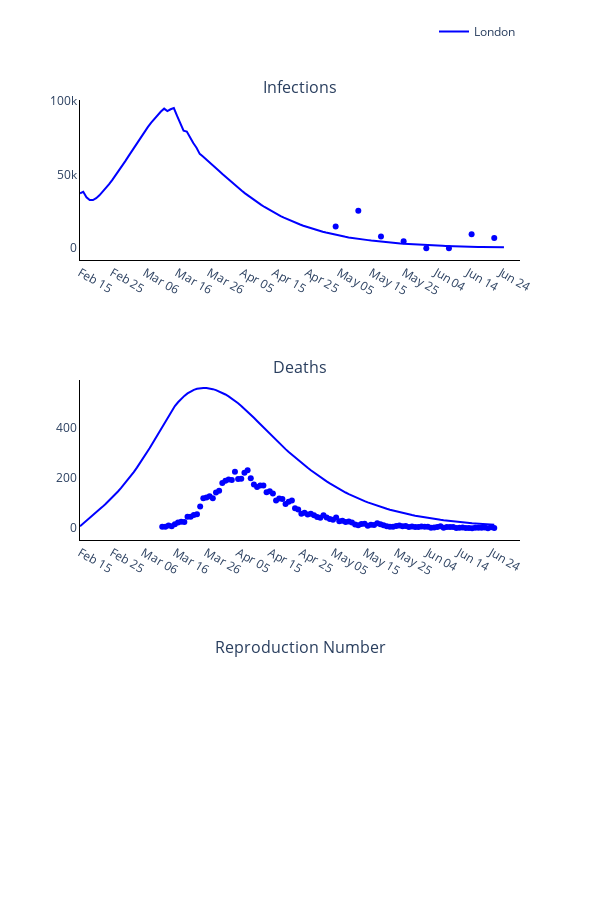

The code cell stored with this chart in its notebook:
### Markdown cell above
### Plot observed versus predicted using model with optimised parameters

### Code cell
# Trace names - represent the solver used for the simulation
trace_name = regions
titles = ['Infections', 'Deaths', 'Reproduction Number']

fig = go.Figure()
fig = make_subplots(rows=len(titles), cols=1, subplot_titles=tuple(titles), horizontal_spacing = 0.15)

# Plot (continuous predicted timeline and pointwise observed numbers each day)
for r, region in enumerate(regions):
    # Plot of infections
    fig.add_trace(
        go.Scatter(
            x=times,
            y=new_infec_pred[r].tolist(),
            mode='lines',
            name=trace_name[r],
            line_color=colours[r]
        ),
        row= 1,
        col= 1
    )

    fig.add_trace(
        go.Scatter(
            x=serology_times,
            y=np.sum(np.multiply(np.nan_to_num(np.divide(positives_data[r], tests[r])), susceptibles[r]), axis=1).tolist(),
            mode='markers',
            name=trace_name[r],
            showlegend=False,
            line_color=colours[r]
        ),
        row= 1,
        col= 1
    )

    # Plot deaths
    fig.add_trace(
        go.Scatter(
            x=times,
            y=deaths_pred[r].tolist(),
            mode='lines',
            name=trace_name[r],
            showlegend=False,
            line_color=colours[r]
        ),
        row= 2,
        col= 1
    )

    fig.add_trace(
        go.Scatter(
            x=deaths_times,
            y=np.sum(deaths_data[r], axis=1).tolist(),
            mode='markers',
            name=trace_name[r],
            showlegend=False,
            line_color=colours[r]
        ),
        row= 2,
        col= 1
    )

    # Plot reproduction number
    #fig.add_trace(
    #    go.Scatter(
    #        x=times,
    #        y=reprod_num_pred[r].tolist(),
    #        mode='lines',
    #        name=trace_name[r],
    #        showlegend=False,
    #        line_color=colours[r]
    #    ),
    #    row= 3,
    #    col= 1
    #)

# Add axis labels
fig.update_layout(
    width=600, 
    height=900,
    plot_bgcolor='white',
    xaxis=dict(
        linecolor='black',
        tickvals=np.arange(1, total_days, 10).tolist(),
        ticktext=['Feb 15', 'Feb 25', 'Mar 06', 'Mar 16', 'Mar 26', 'Apr 05', 'Apr 15', 'Apr 25', 'May 05', 'May 15', 'May 25', 'Jun 04', 'Jun 14', 'Jun 24']),
    yaxis=dict(linecolor='black'),
    xaxis2=dict(
        linecolor='black',
        tickvals=np.arange(1, total_days, 10).tolist(),
        ticktext=['Feb 15', 'Feb 25', 'Mar 06', 'Mar 16', 'Mar 26', 'Apr 05', 'Apr 15', 'Apr 25', 'May 05', 'May 15', 'May 25', 'Jun 04', 'Jun 14', 'Jun 24']),
    yaxis2=dict(linecolor='black'),
    xaxis3=dict(
        linecolor='black',
        tickvals=np.arange(1, total_days, 10).tolist(),
        ticktext=['Feb 15', 'Feb 25', 'Mar 06', 'Mar 16', 'Mar 26', 'Apr 05', 'Apr 15', 'Apr 25', 'May 05', 'May 15', 'May 25', 'Jun 04', 'Jun 14', 'Jun 24']),
    yaxis3=dict(linecolor='black'),
    legend=dict(
        orientation='h',
        yanchor="bottom",
        y=1.075,
        xanchor="right",
        x=1)
    )

fig.write_image('images/Figure-3-optimisation.pdf')
fig.show()

### Figure 1 — Plotly figure (JSON) as saved in the notebook; plotly's stock layout.template omitted (floating-point values rounded to 4 significant figures; data arrays with more than 128 entries replaced by an {"elided": "..."} marker saying what was removed)
{"data": [{"line": {"color": "blue"}, "mode": "lines", "name": "London", "type": "scatter", "x": {"elided": "132 int values"}, "xaxis": "x", "y": {"elided": "132 float values"}, "yaxis": "y"}, {"line": {"color": "blue"}, "mode": "markers", "name": "London", "showlegend": false, "type": "scatter", "x": [80, 87, 94, 101, 108, 115, 122, 129], "xaxis": "x", "y": [14650.0, 25320.0, 8014.0, 4745.0, 0, 0, 9439.0, 6912.0, 10870.0, 4414.0, 1584.0, 2769.0, 0, 0, 5037.0, 8908.0, 0, 18380.0, 23150.0, 21780.0, 9032.0, 26790.0, 54920.0, 43390.0, 42220.0, 0, 43170.0, 56570.0, 55360.0, 0, 140600.0, 129400.0, 121400.0, 39440.0, 26570.0, 30590.0, 30600.0, 8863.0, 5654.0, 9741.0, 33450.0, 5386.0, 3908.0, 6373.0, 0, 3645.0, 3716.0, 9541.0, 8854.0, 38980.0, 49380.0, 37680.0, 31050.0], "yaxis": "y"}, {"line": {"color": "blue"}, "mode": "lines", "name": "London", "showlegend": false, "type": "scatter", "x": {"elided": "132 int values"}, "xaxis": "x2", "y": {"elided": "132 float values"}, "yaxis": "y2"}, {"line": {"color": "blue"}, "mode": "markers", "name": "London", "showlegend": false, "type": "scatter", "x": [27, 28, 29, 30, 31, 32, 33, 34, 35, 36, 37, 38, 39, 40, 41, 42, 43, 44, 45, 46, 47, 48, 49, 50, 51, 52, 53, 54, 55, 56, 57, 58, 59, 60, 61, 62, 63, 64, 65, 66, 67, 68, 69, 70, 71, 72, 73, 74, 75, 76, 77, 78, 79, 80, 81, 82, 83, 84, 85, 86, 87, 88, 89, 90, 91, 92, 93, 94, 95, 96, 97, 98, 99, 100, 101, 102, 103, 104, 105, 106, 107, 108, 109, 110, 111, 112, 113, 114, 115, 116, 117, 118, 119, 120, 121, 122, 123, 124, 125, 126, 127, 128, 129, 130, 131, 132], "xaxis": "x2", "y": {"elided": "471 int values"}, "yaxis": "y2"}], "layout": {"annotations": [{"font": {"size": 16}, "showarrow": false, "text": "Infections", "x": 0.5, "xanchor": "center", "xref": "paper", "y": 1, "yanchor": "bottom", "yref": "paper"}, {"font": {"size": 16}, "showarrow": false, "text": "Deaths", "x": 0.5, "xanchor": "center", "xref": "paper", "y": 0.6111, "yanchor": "bottom", "yref": "paper"}, {"font": {"size": 16}, "showarrow": false, "text": "Reproduction Number", "x": 0.5, "xanchor": "center", "xref": "paper", "y": 0.2222, "yanchor": "bottom", "yref": "paper"}], "height": 900, "legend": {"orientation": "h", "x": 1, "xanchor": "right", "y": 1.075, "yanchor": "bottom"}, "plot_bgcolor": "white", "width": 600, "xaxis": {"anchor": "y", "domain": [0, 1], "linecolor": "black", "ticktext": ["Feb 15", "Feb 25", "Mar 06", "Mar 16", "Mar 26", "Apr 05", "Apr 15", "Apr 25", "May 05", "May 15", "May 25", "Jun 04", "Jun 14", "Jun 24"], "tickvals": [1, 11, 21, 31, 41, 51, 61, 71, 81, 91, 101, 111, 121, 131]}, "xaxis2": {"anchor": "y2", "domain": [0, 1], "linecolor": "black", "ticktext": ["Feb 15", "Feb 25", "Mar 06", "Mar 16", "Mar 26", "Apr 05", "Apr 15", "Apr 25", "May 05", "May 15", "May 25", "Jun 04", "Jun 14", "Jun 24"], "tickvals": [1, 11, 21, 31, 41, 51, 61, 71, 81, 91, 101, 111, 121, 131]}, "xaxis3": {"anchor": "y3", "domain": [0, 1], "linecolor": "black", "ticktext": ["Feb 15", "Feb 25", "Mar 06", "Mar 16", "Mar 26", "Apr 05", "Apr 15", "Apr 25", "May 05", "May 15", "May 25", "Jun 04", "Jun 14", "Jun 24"], "tickvals": [1, 11, 21, 31, 41, 51, 61, 71, 81, 91, 101, 111, 121, 131]}, "yaxis": {"anchor": "x", "domain": [0.7778, 1], "linecolor": "black"}, "yaxis2": {"anchor": "x2", "domain": [0.3889, 0.6111], "linecolor": "black"}, "yaxis3": {"anchor": "x3", "domain": [0, 0.2222], "linecolor": "black"}}}
